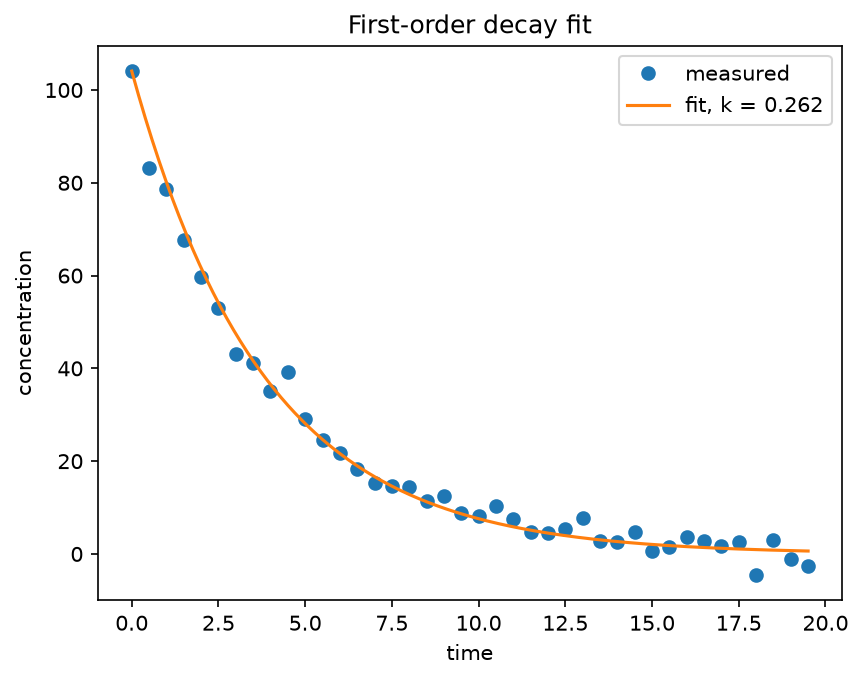

Write Python code to recreate this figure.
import numpy as np
import matplotlib.pyplot as plt
from scipy.optimize import minimize

data = np.loadtxt("kinetics.csv", delimiter=",", skiprows=1)
t, C = data[:, 0], data[:, 1]
C0 = C[0]

def total_error(k):
    k = np.ravel(k)[0]
    return np.sum((C - C0*np.exp(-k*t))**2)

res = minimize(total_error, x0=[0.5], method="SLSQP", bounds=[(0, 5)])
k_fit = res.x[0]
print(f"Fitted k = {k_fit:.4f}  (total error = {res.fun:.2f})")

tt = np.linspace(t.min(), t.max(), 300)
plt.plot(t, C, "o", label="measured")
plt.plot(tt, C0*np.exp(-k_fit*tt), "-", label=f"fit, k = {k_fit:.3f}")
plt.xlabel("time")
plt.ylabel("concentration")
plt.title("First-order decay fit")
plt.legend()
plt.savefig("kinetics.png", dpi=150, bbox_inches="tight")
